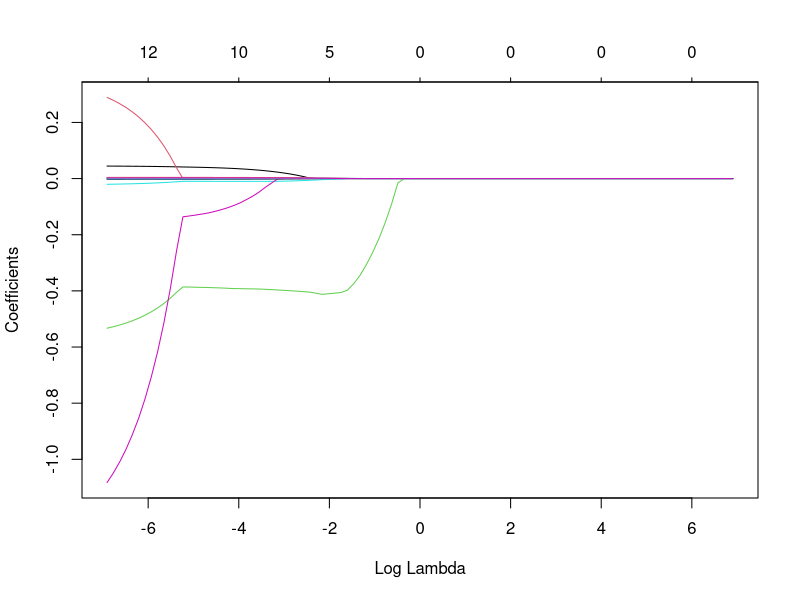
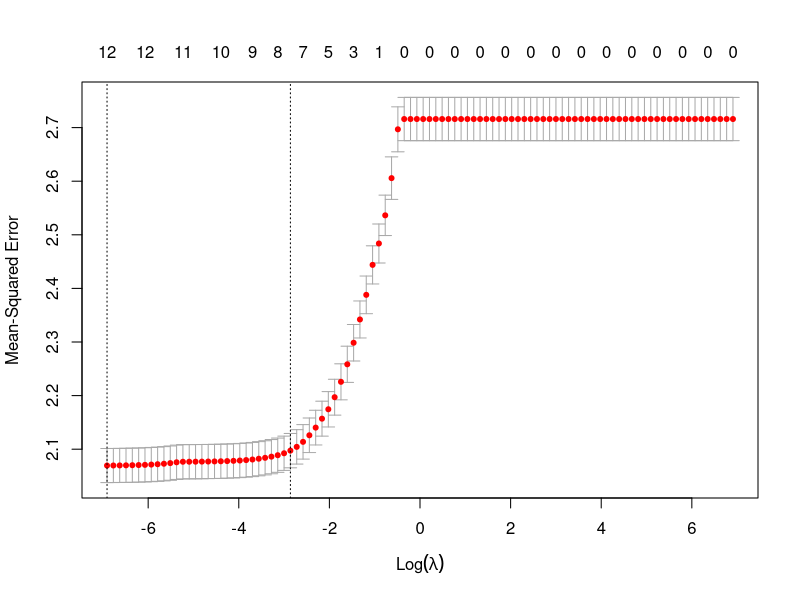
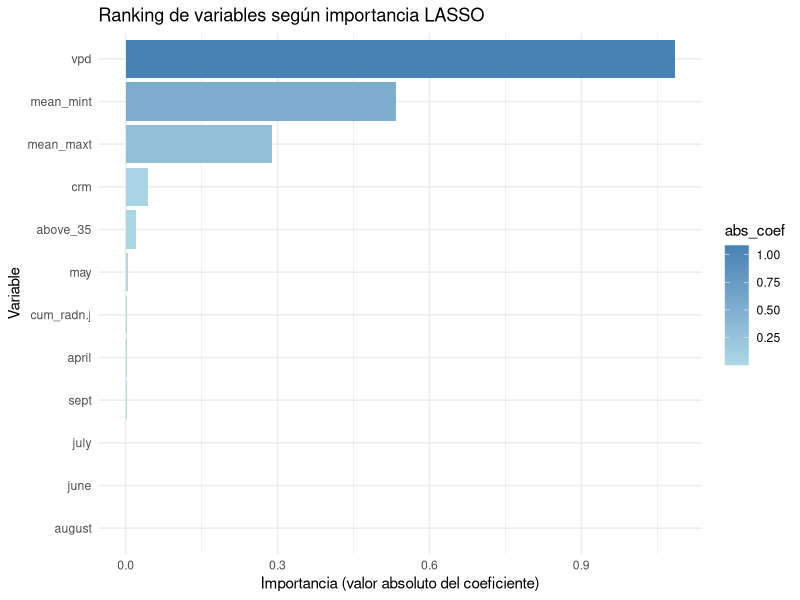
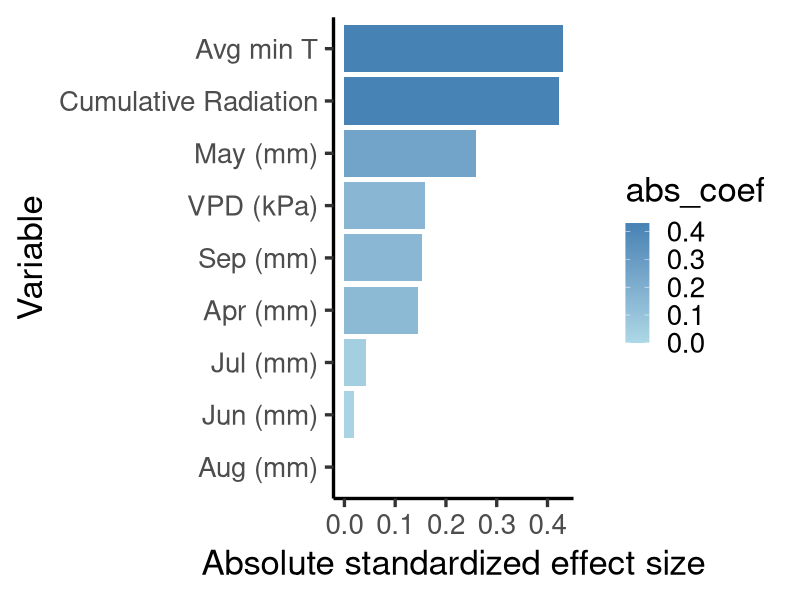
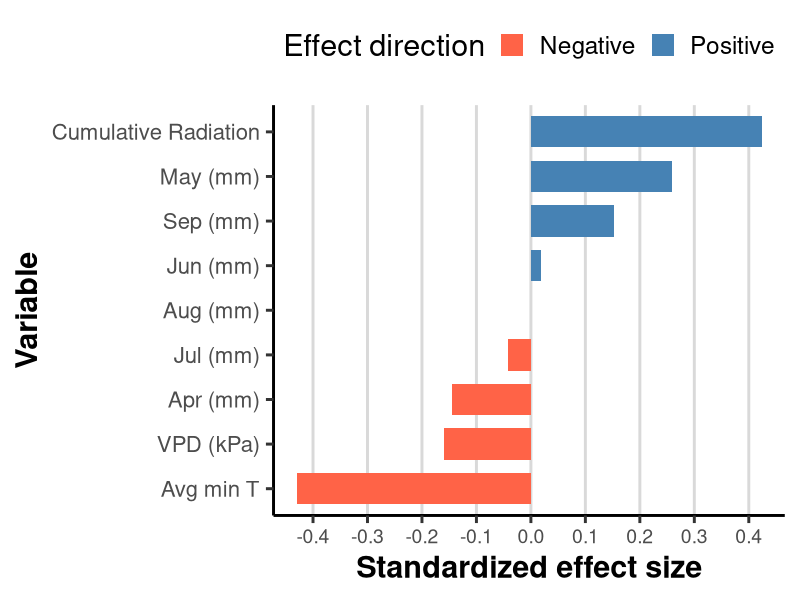

Reproduce these figures in R, in order.
library(dplyr)
library(tidyverse)
library(nlme)
library(glmnet)
data <- read.csv("input/Corn data organized2.csv")
data$yield <- as.numeric(data$yield)
data <- data %>%
  select(location,year,sowing.doy, crm, yield, mean_maxt,mean_mint, cum_radn.j, above_35,vpd,april, may,june,july,august,sept) %>% 
  na.omit()

Y <- data %>% select(yield) %>% as.matrix()
X <- model.matrix(
  yield ~ crm + mean_maxt + mean_mint +
    cum_radn.j + above_35 + vpd + april + may + june + july +
    august + sept,
  data = data)[,-1]
lambdas <- 10^seq(-3, 3, length.out = 100)
lasso.fit <- glmnet(X, Y, alpha = 1, lambda = lambdas)
 plot(lasso.fit, xvar = "lambda")

 
lasso.cv <- cv.glmnet(X, Y, alpha = 1, lambda = lambdas,
                       nfolds = 10)
plot(lasso.cv) 

lasso.best <- glmnet(X, Y, alpha = 1,
                     lambda = lasso.cv$lambda.min)
coef(lasso.best)
lasso.coef <- coef(lasso.best)
coef_df <- data.frame(
  variable = rownames(lasso.coef),
  coef = as.numeric(lasso.coef))

coef_df$abs_coef <- abs(coef_df$coef)
#eliminate intercept and rank them
coef_df <- coef_df %>%
  filter(variable != "(Intercept)") %>%
  arrange(desc(abs_coef))
#plot
ggplot(coef_df, aes(x = reorder(variable, abs_coef), y = abs_coef, fill = abs_coef)) +
  geom_col() +
  coord_flip() +
  scale_fill_gradient(low = "lightblue", high = "steelblue") +
  labs(x = "Variable", y = "Importancia (valor absoluto del coeficiente)",
       title = "Ranking de variables según importancia LASSO") +
  theme_minimal()


###new approach scaling weather variables


clim_vars <- c("mean_maxt","mean_mint","cum_radn.j","above_35","vpd",
               "april","may","june","july","august","sept")


data[clim_vars] <- scale(data[clim_vars])

# Matriz for glmnet
X <- model.matrix(
  yield ~  mean_mint +
    cum_radn.j + vpd + april + may + june + july +
    august + sept,
  data = data)[,-1]

# Response
Y <- data %>% select(yield) %>% as.matrix()

# Lasso con CV
lambdas <- 10^seq(-3, 3, length.out = 100)
lasso.cv <- cv.glmnet(X, Y, alpha = 1, lambda = lambdas, nfolds = 10)
lasso.best <- glmnet(X, Y, alpha = 1, lambda = lasso.cv$lambda.min)

# Coefficients
lasso.coef <- coef(lasso.best)
coef_df <- data.frame(
  variable = rownames(lasso.coef),
  coef = as.numeric(lasso.coef))
coef_df$abs_coef <- abs(coef_df$coef)
coef_df <- coef_df %>% filter(variable != "(Intercept)") %>% arrange(desc(abs_coef))


var_labels <- c(
 # mean_maxt   = "Avg max T",
  mean_mint   = "Avg min T",
  cum_radn.j  = "Cumulative Radiation",
 # above_35    = "Days >35°C",
  april       = "Apr (mm)",
  may         = "May (mm)",
  june        = "Jun (mm)",
  july        = "Jul (mm)",
  august      = "Aug (mm)",
  sept        = "Sep (mm)",
  #crm         = "CRM",
  vpd         = "VPD (kPa)")

coef_df$variable_label <- var_labels[coef_df$variable]


# Plot
p1 <- ggplot(coef_df, aes(x = reorder(variable_label, abs_coef), 
                           y = abs_coef, fill = abs_coef)) +
  geom_col() +
   coord_flip() +
   scale_fill_gradient(low = "lightblue", high = "steelblue") +
   labs(x = "Variable", y = "Absolute standardized effect size") +
   theme_classic(base_size = 25)
ggsave(plot = p1, "output/Lasso.tiff", width = 8, height = 7 , unit = "in", dpi = 600, bg= "white")


p2 <- ggplot(coef_df, aes(
  x = reorder(variable_label, coef),
  y = coef,
  fill = coef > 0)) +
  geom_col(width = 0.7) +
  scale_fill_manual(
    values = c("TRUE" = "steelblue", "FALSE" = "tomato"),
    labels = c("Negative", "Positive"),
    name = "Effect direction") +
  coord_flip() +
  scale_y_continuous(breaks = seq(-0.4, 0.4, by = 0.1))+
  labs(x = "Variable", y = "Standardized effect size") +
  theme_classic(base_size = 22) +
  theme(
    axis.title = element_text(face = "bold"),
    axis.text.y = element_text(size = 16),
    axis.text.x = element_text(size = 14),
    panel.grid.major.x = element_line(color = "grey85"),
    panel.grid.minor = element_blank(),
    legend.position = "top")
ggsave(plot = p2, "output/Lasso2.tiff", width = 8, height = 7 , unit = "in", dpi = 600, bg= "white")
